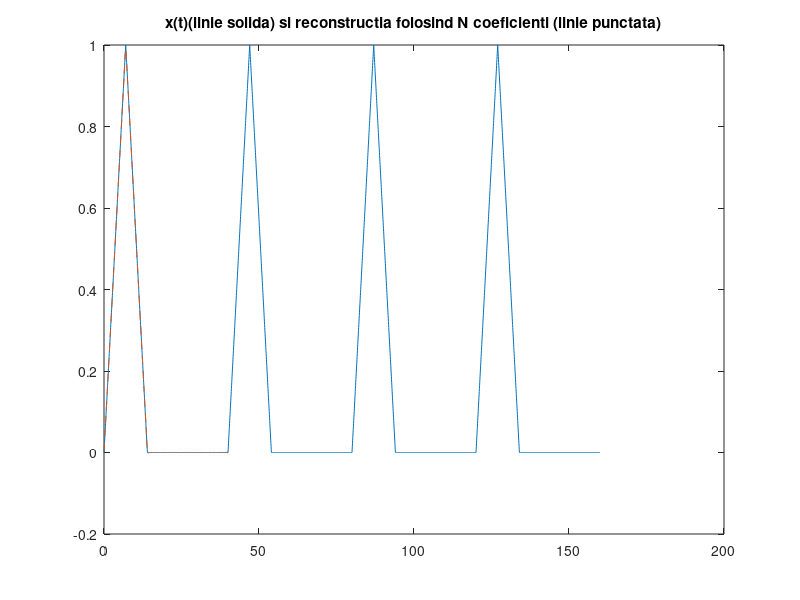
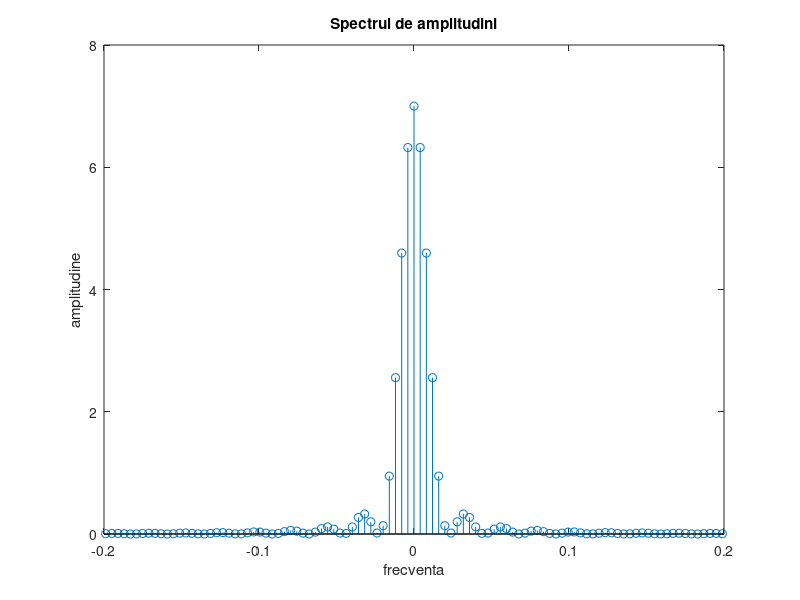

Write the MATLAB code that produced these figures, in order.
%Tema2_Ene_Maria-georgiana
close all;
clear all;

P=40; %perioada lui x
D=14; %durata semnalului triungiular din x
w0=2*pi/P; %pulsatia semnalului
P_es = 0.05; % perioada de esantionare
vtimp=0:P_es:D; % vectorul de timp pentru care semnalul este dreptunghi
x_tr= sawtooth((2*pi/D)*vtimp,0.5)/2+0.5; % generarea semnalului triunghiular
t = 0:P_es:P-P_es; % timpul total al semnalului

x = zeros(1,length(t)); % x format numai din 0
x(t<=D)=x_tr; % adaugarea partii triunghiulare peste semnal

x_plot = repmat(x,1,4); % repetarea pe 4 perioade

t_plot = 0:P_es:4*P-P_es;  % timpul pe 4 perioade
figure();
plot(t_plot,x_plot); % afisare grafic
title('x(t)(linie solida) si reconstructia folosind N coeficienti (linie punctata)');
hold on;

for k=-50:50
    x_t = x;
    x_t = x_t .* exp(-j*k*w0*t); % vectorul ce trebuie integrat
    X(k+51)=0; 
    for i = 1: length(t)-1
        X(k+51) = X(k+51) + (t(i+1)-t(i))* (x_t(i)+x_t(i+1))/2; % integrala prin dreptunghi
    end
end
    


for i = 1: length(t)
    x_2(i) = 0;
    for k=-50:50
        x_2(i) = x_2(i) + (1/P)*X(k+51)*exp(j*k*w0*t(i)); % se calculeaza semnalul in punctul i
    end
end
plot(t,x_2,'--'); % afisarea celor 2 semnale

figure(2);
w=-50*w0/(2*pi):w0/(2*pi):50*w0/(2*pi); % frecventele
stem(w/(2*pi),abs(X)); % afisarea spectrului
title('Spectrul de amplitudini');
xlabel('frecventa');
ylabel('amplitudine');

